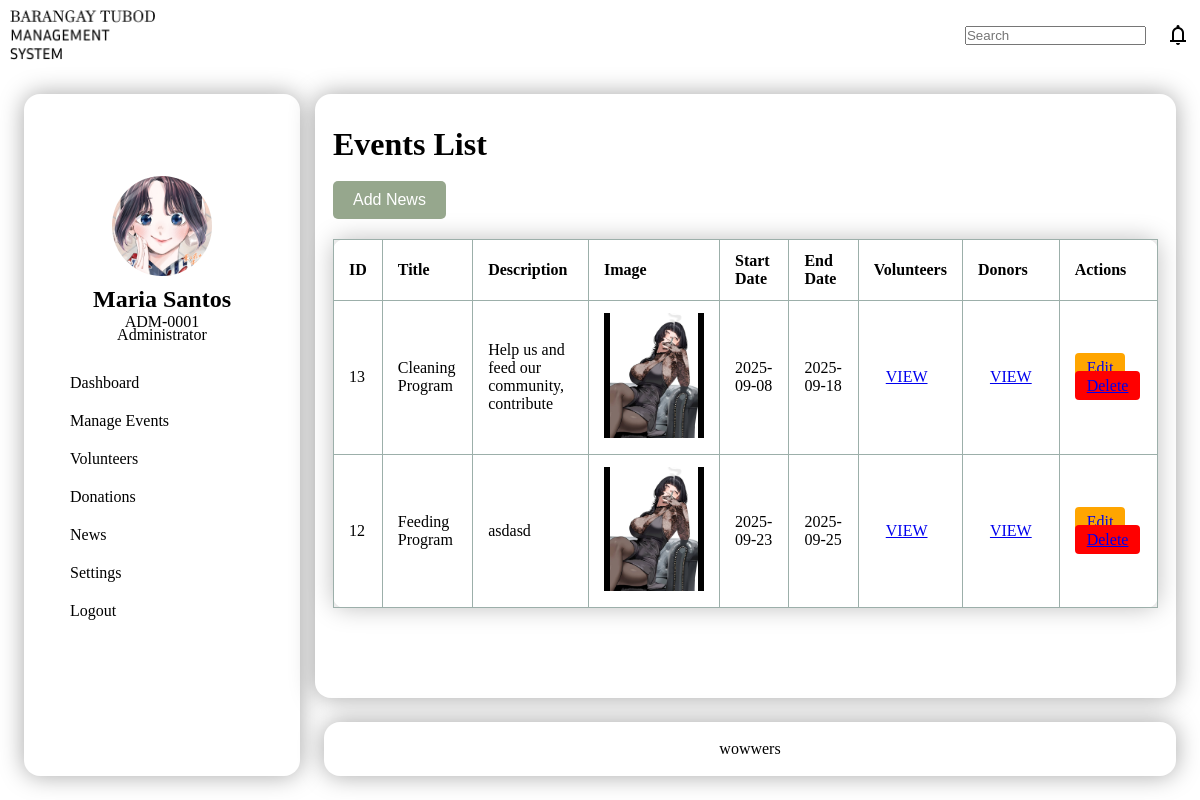
Screenshot of /event_admin.php (signed in) with the database file from the repository.
### tables this page shows
CREATE TABLE `events` (
  `id` int(11) NOT NULL,
  `title` varchar(255) NOT NULL,
  `description` text NOT NULL,
  `image` varchar(255) NOT NULL,
  `start_date` date DEFAULT NULL,
  `end_date` date DEFAULT NULL
);

### event_admin.php (the view, shortened to what this page needs)
<?php
include 'login-checker.php';
$adminName = htmlspecialchars($_SESSION['first_name'] . " " . $_SESSION['last_name']);
$Idnumber = htmlspecialchars($_SESSION['id_number']);
$result = $conn->query("SELECT * FROM events ORDER BY id DESC");
?>
<!DOCTYPE html>
<html lang="en">
<head>
    <link rel="stylesheet" href="new.css">
</head>
<body>
    <nav>
        <img src="logo.png" alt="logo">
        <ul>
            <li><input type="text" placeholder="Search"></li>
            <span class="material-symbols-outlined">notifications</span>
        </ul>
    </nav>
    <aside>
        <div>
            <img src="prof.png" alt="profile picture">
            <h2><?php echo $adminName; ?></h2>
            <p><?php echo $Idnumber ; ?></p>
            <p>Administrator</p>
        </div>
        <ul>
            <li><a href="admin.php">Dashboard</a></li>
            <li><a href="event_admin.php">Manage Events</a></li>
            <li><a href="">Volunteers</a></li>
            <li><a href="">Donations</a></li>
            <li><a href="reports_admin.php">News</a></li>
            <li><a href="">Settings</a></li>
            <li><a href="logout.php">Logout</a></li>
        </ul>
    </aside>
    <main>
        <h1>Events List</h1> <br>
        <a href="add_event.php"><button>Add News</button></a>
        <br>
        <div class="event_list">
            <table>
                <tr>
                    <th>ID</th>
                    <th>Title</th>
                    <th>Description</th>
                    <th>Image</th>
                    <th>Start Date</th>
                    <th>End Date</th>
                    <th>Volunteers</th>
                    <th>Donors</th>
                    <th>Actions</th>
                </tr>
                <?php while ($row = $result->fetch_assoc()): ?>
                <tr>
                    <td><?php echo $row['id']; ?></td>
                    <td><?php echo $row['title']; ?></td>
                    <td><?php echo $row['description']; ?></td>
                    <td><img src="uploads/<?php echo $row['image']; ?>" width="100"></td>
                    <td><?php echo $row['start_date']; ?></td>
                    <td><?php echo $row['end_date']; ?></td>
                    <td>
                        <a href="view_volunteers.php?event_id=<?php echo $row['id']; ?>" class="btn btn-view">VIEW</a>
                    </td>
                    <td>
                        <a href="view_donors.php?event_id=<?php echo $row['id']; ?>" class="btn btn-view">VIEW</a>
                    </td>
                    <td>
                        <a href="edit_event.php?id=<?php echo $row['id']; ?>" class="btn btn-edit">Edit</a>
                        <a href="delete_event.php?id=<?php echo $row['id']; ?>" class="btn btn-delete" onclick="return confirm('Delete this event?')">Delete</a>
                    </td>
                </tr>
                <?php endwhile; ?>
            </table>
        </div>
    </main>
    <footer>wowwers</footer>
</body>
</html>

### new.css (style rules this page uses)
* { margin: 0; padding: 0; }
body { min-height: 100vh; display: grid; grid-template-columns: 300px 1fr; grid-template-rows: auto 1fr auto; grid-template-areas: "navbar navbar" "sidebar main" "sidebar footer"; }
nav { grid-area: navbar; display: flex; justify-content: space-between; align-items: center; }
nav img { height: 50px; margin: 10px; }
nav ul { list-style: none; display: flex; gap: 20px; justify-content: flex-end; align-items: center; margin: 0; padding: 0 10px; }
aside { grid-area: sidebar; box-shadow: 0 0 24px 0 rgba(0,0,0,0.35); padding: 32px 16px; background: #fff; border-radius: 16px; margin: 24px 0 24px 24px; }
aside img { width: 100px; height: 100px; display: block; object-fit: cover; margin: 0 auto; border-radius: 50%; }
aside div { text-align: center; margin-top: 50px; }
aside div h2 { margin: 10px 0 5px 0; }
aside div p { margin-top: -5px; }
aside ul { list-style: none; padding: 0; margin-top: 30px; align-items: left; display: flex; flex-direction: column; margin-left: 30px; gap: 20px; }
aside ul li { cursor: pointer; }
aside ul li a { text-decoration: none; color: black; }
main { grid-area: main; box-shadow: 0 0 24px 0 rgba(0,0,0,0.35); padding: 32px 18px; background: #fff; border-radius: 16px; margin: 24px 24px 24px 15px; }
.event_list { width: 100%; border-collapse: collapse; margin-top: 20px; box-shadow: 0 0 24px 0 rgba(0,0,0,0.25); border-radius: 12px; }
.event_list table { width: 100%; border-collapse: collapse; }
.event_list th, .event_list td { padding: 12px 15px; border: 1px solid #9CAFAA; text-align: left; }
.btn { padding: 6px 12px; border: none; cursor: pointer; border-radius: 4px; }
.btn-edit { background: orange; }
.btn-delete { background: red; }
button { background-color: #96A78D; color: white; border: none; padding: 10px 20px; border-radius: 5px; cursor: pointer; font-size: 16px; }
footer { grid-area: footer; background: #fff; box-shadow: 0 0 24px 0 rgba(0,0,0,0.35); border-radius: 16px; padding: 18px 24px; margin: 0 24px 24px 24px; text-align: center; }

### rows the page displays
events: id "13", title "Cleaning Program", description "Help us and feed our community, contribute", image (picture), start_date "2025-09-08", end_date "2025-09-18"
events: id "12", title "Feeding Program", description "asdasd", image (picture), start_date "2025-09-23", end_date "2025-09-25"

### other values shown
$adminName "Maria Santos"
$Idnumber "ADM-0001"
